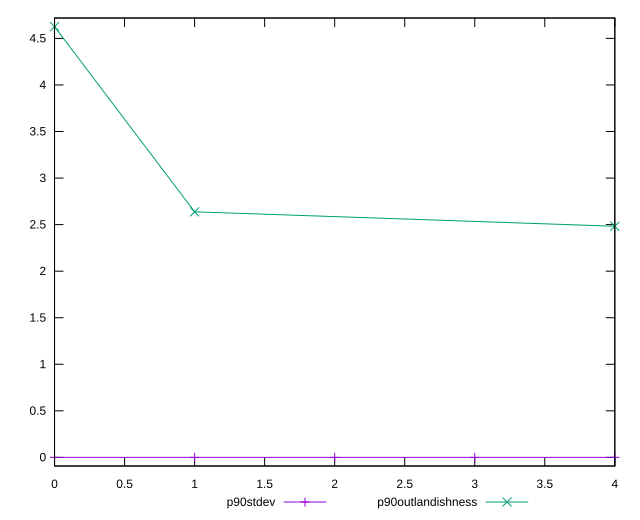

The gnuplot source for this figure:
reset

$p90Stdev <<EOF
0 6.046360958281912e-18
1 4.856214126823279e-18
2 0
3 0
4 7.30692291639299e-18
EOF

$p90Outlandishness <<EOF
0 4.626409917355374
1 2.6373759999999997
4 2.482270795277343
EOF

set key outside below
set xrange [0:4]
set yrange [-0.09252819834710747:4.718938115702481]
set trange [-0.09252819834710747:4.718938115702481]
set terminal svg size 640, 520 enhanced background rgb 'white'
set output "report_00009_2021-02-08T22-37-41.559Z/meta/score-difference/progression/stddev.svg"

plot $p90Stdev title "p90stdev" with linespoints, \
     $p90Outlandishness title "p90outlandishness" with linespoints

reset
